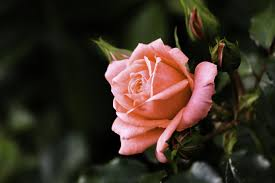
#> input picture fig.jpeg, 275 x 183 px
$ python 8-Morphological-Operator.py
#> lines starting #> are read from the running program, lines starting #| are printed output that depends on the picture
import cv2
import numpy as np
from matplotlib import pyplot as plt

def load_image(image_path):
#> called with image_path = './fig.jpeg'
    image = cv2.imread(image_path, cv2.IMREAD_GRAYSCALE)
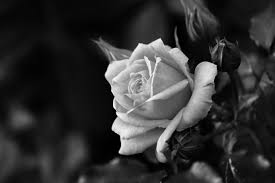
#> image: shape (183, 275); min 0, max 253, mean 48.9
    if image is None:
        raise ValueError("Image not found or unable to read")
    return image

def apply_erosion(image, kernel_size=5, iterations=1):
#> called with kernel_size = 5, iterations = 1
    kernel = np.ones((kernel_size, kernel_size), np.uint8)
    eroded_image = cv2.erode(image, kernel, iterations=iterations)
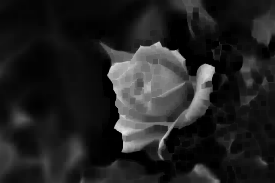
#> eroded_image: shape (183, 275); min 0, max 227, mean 33.3
    return eroded_image

def apply_dilation(image, kernel_size=5, iterations=1):
#> called with kernel_size = 5, iterations = 1
    kernel = np.ones((kernel_size, kernel_size), np.uint8)
    dilated_image = cv2.dilate(image, kernel, iterations=iterations)
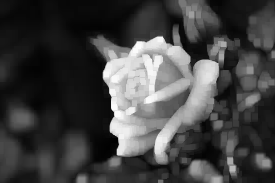
#> dilated_image: shape (183, 275); min 1, max 253, mean 66.7
    return dilated_image

def apply_opening(image, kernel_size=5):
#> called with kernel_size = 5
    kernel = np.ones((kernel_size, kernel_size), np.uint8)
    opened_image = cv2.morphologyEx(image, cv2.MORPH_OPEN, kernel)
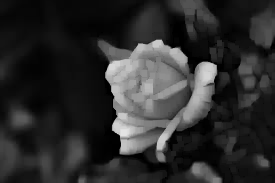
#> opened_image: shape (183, 275); min 0, max 227, mean 44.5
    return opened_image

def apply_closing(image, kernel_size=5):
#> called with kernel_size = 5
    kernel = np.ones((kernel_size, kernel_size), np.uint8)
    closed_image = cv2.morphologyEx(image, cv2.MORPH_CLOSE, kernel)
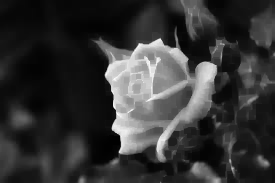
#> closed_image: shape (183, 275); min 1, max 253, mean 52.3
    return closed_image

def display_images(original, eroded, dilated, opened, closed):
    titles = ['Original Image', 'Eroded Image', 'Dilated Image', 'Opened Image', 'Closed Image']
    images = [original, eroded, dilated, opened, closed]

    for i in range(5):
        plt.subplot(2, 3, i + 1), plt.imshow(images[i], 'gray')
        plt.title(titles[i])
        plt.xticks([]), plt.yticks([])
    plt.show()

if __name__ == "__main__":
    # Load the image
    image_path = './fig.jpeg'  # Replace with the path to your image
    image = load_image(image_path)

    # Apply morphological operations
    eroded_image = apply_erosion(image)
    dilated_image = apply_dilation(image)
    opened_image = apply_opening(image)
    closed_image = apply_closing(image)

    # Display the results
    display_images(image, eroded_image, dilated_image, opened_image, closed_image)
